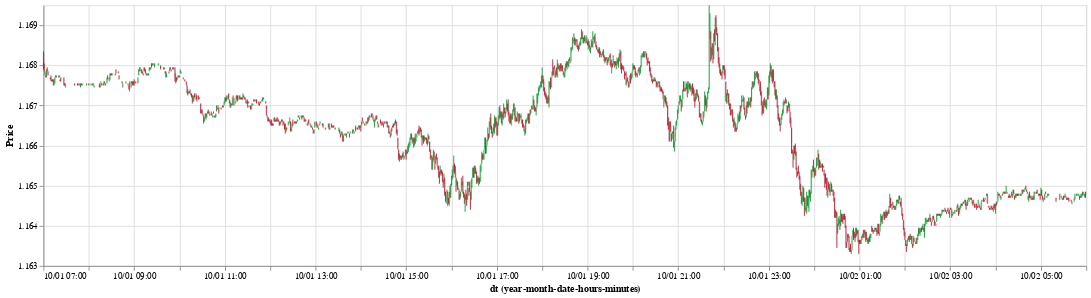

This figure's notebook cell:
### Code cell
open_close_color = alt.condition("datum.open < datum.close",
                                 alt.value("#06982d"),
                                 alt.value("#ae1325"))

rule = alt.Chart(df).mark_rule().encode(
    alt.X(
        'yearmonthdatehoursminutes(dt):T',
#         scale=alt.Scale(domain=[{"month": 6, "date": 1, "year": 2009},
#                                 {"month": 6, "date": 2, "year": 2009}]),
        axis=alt.Axis(format='%m/%d %H:%M')
    ),
    alt.Y(
        'low',
        scale=alt.Scale(zero=False),
        axis=alt.Axis(title='Price')
    ),
    alt.Y2('high'),
    color=open_close_color
)

bar = alt.Chart(df).mark_bar().encode(
    x='yearmonthdatehoursminutes(dt):T',
    y='open',
    y2='close',
    color=open_close_color
)

(rule + bar).properties(width=1200)

### Figure 1 — Vega-Lite specification as saved in the notebook (floating-point values rounded to 4 significant figures; data arrays with more than 128 entries replaced by an {"elided": "..."} marker saying what was removed)
{"$schema": "https://vega.github.io/schema/vega-lite/v2.6.0.json", "config": {"view": {"height": 300, "width": 400}}, "datasets": {"data-b0c8acbc70076c9541a3ac236a6a0e61": {"elided": "1363 records"}}, "layer": [{"data": {"name": "data-b0c8acbc70076c9541a3ac236a6a0e61"}, "encoding": {"color": {"condition": {"test": "datum.open < datum.close", "value": "#06982d"}, "value": "#ae1325"}, "x": {"axis": {"format": "%m/%d %H:%M"}, "field": "dt", "timeUnit": "yearmonthdatehoursminutes", "type": "temporal"}, "y": {"axis": {"title": "Price"}, "field": "low", "scale": {"zero": false}, "type": "quantitative"}, "y2": {"field": "high", "type": "quantitative"}}, "mark": "rule"}, {"data": {"name": "data-b0c8acbc70076c9541a3ac236a6a0e61"}, "encoding": {"color": {"condition": {"test": "datum.open < datum.close", "value": "#06982d"}, "value": "#ae1325"}, "x": {"field": "dt", "timeUnit": "yearmonthdatehoursminutes", "type": "temporal"}, "y": {"field": "open", "type": "quantitative"}, "y2": {"field": "close", "type": "quantitative"}}, "mark": "bar"}], "width": 1200}
